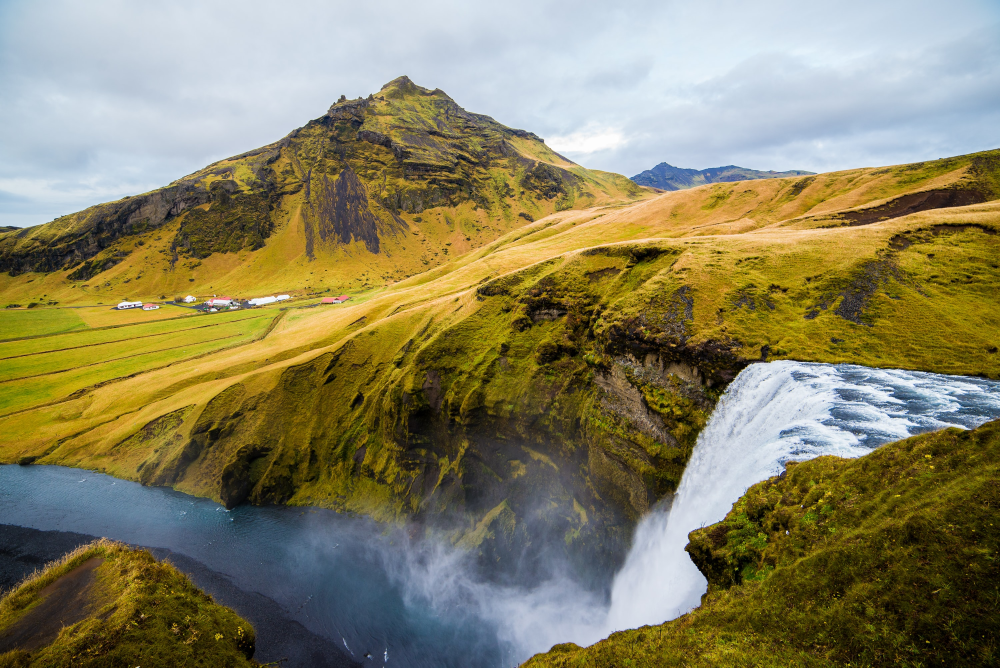
#> input picture Images/1.jpg, 3000 x 2003 px (shown at 1/3 size)
$ python func.py
#> lines starting #> are read from the running program, lines starting #| are printed output that depends on the picture; after the words box and inside, x2 and y2 are one past the last pixel; in counts of white or black regions, pixels touching at a corner belong together
import cv2 as cv
img2 = cv.imread("Images/1.jpg")
#> img2 is the input picture: shape (2003, 3000, 3); mean B, G, R 98.1, 130.1, 135.9


def rescaleFrame(frame, scale=0.2):
#> called with scale = 0.2
    width = int(frame.shape[1] * scale)
#> width = 600
    height = int(frame.shape[0] * scale)
#> height = 400
    dimension = (width, height)
#> dimension = (600, 400)
    return cv.resize(frame, dimension, interpolation=cv.INTER_AREA)
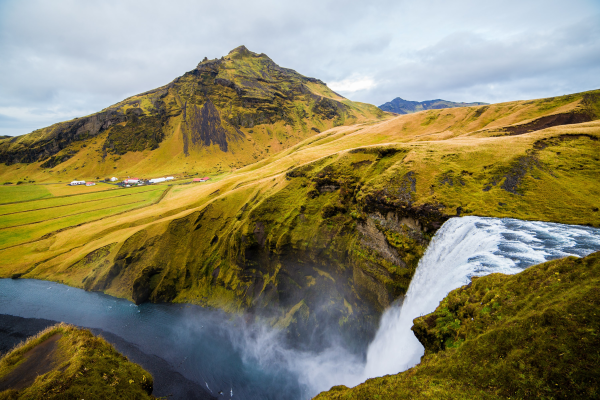
#> returned value: shape (400, 600, 3); mean of channels 0, 1, 2 98.1, 130.1, 135.9; drawn as B, G, R


img = rescaleFrame(img2)
# cv.imshow("Original Image", img)
gray = cv.cvtColor(img, cv.COLOR_BGR2GRAY)
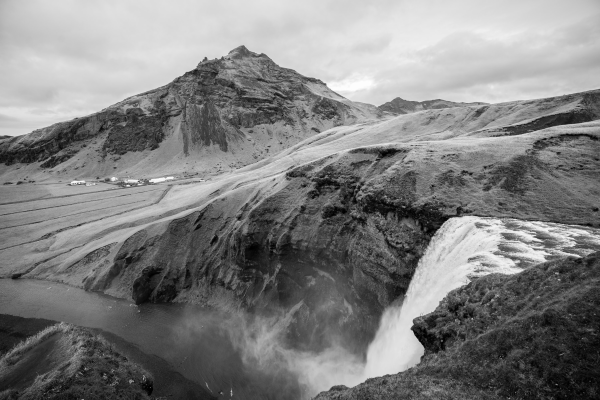
#> gray: shape (400, 600); min 0, max 254, mean 128.2
# cv.imshow('Gray', gray)
# Blur
blur = cv.GaussianBlur(img, (7, 7), cv.BORDER_DEFAULT)
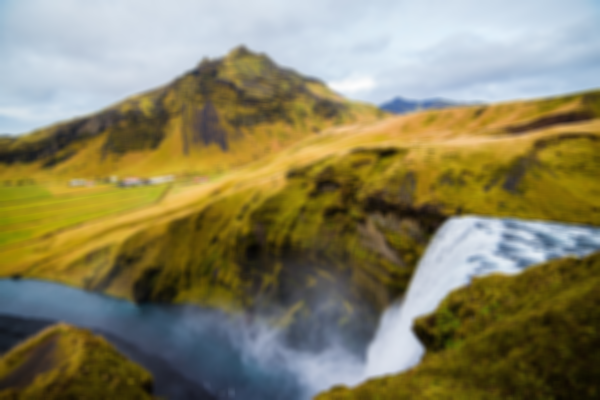
#> blur: shape (400, 600, 3); mean B, G, R 98.1, 130.1, 135.9
# cv.imshow('Blur', blur)
# Edge Cascade
canny = cv.Canny(blur, 125, 175)
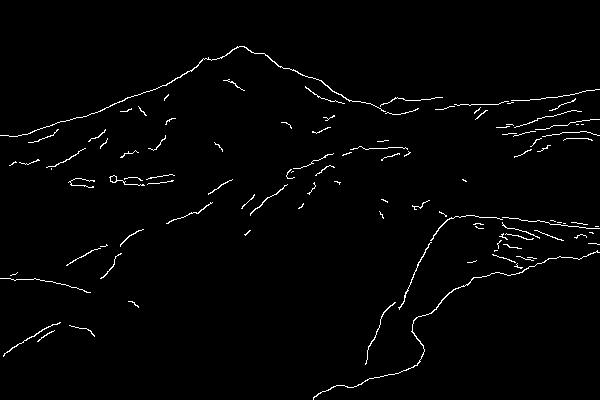
#> canny: shape (400, 600); 1.6% white in thin lines or dots, all inside (x1, y1, x2, y2) = (0, 46, 600, 400)
cv.imshow('Canny', canny)
# Dilating the image
dilated = cv.dilate(canny, (3, 3), iterations=3)
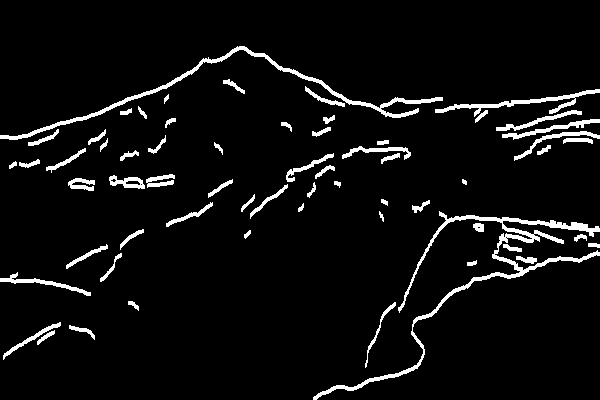
#> dilated: shape (400, 600); 5.4% white; 62 white regions, largest, box (x1, y1, x2, y2) and area: (313, 211, 600, 400) 3073, (0, 46, 443, 140) 2039, (435, 89, 600, 117) 820
cv.imshow("Dilated", dilated)
# eroded
eroded = cv.erode(dilated, (3, 3), iterations=1)
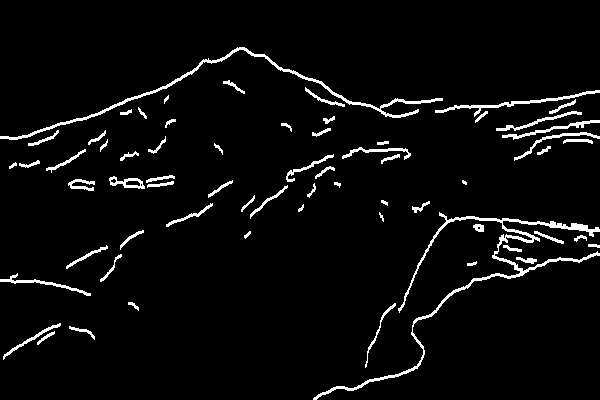
#> eroded: shape (400, 600); 4.2% white; 65 white regions (1 under 20 px), largest, box (x1, y1, x2, y2) and area: (313, 212, 600, 400) 2321, (0, 47, 443, 140) 1558, (435, 90, 600, 117) 534
cv.imshow("Eroded", eroded)

#Resize

resized = cv.resize(img2, (500,500) )
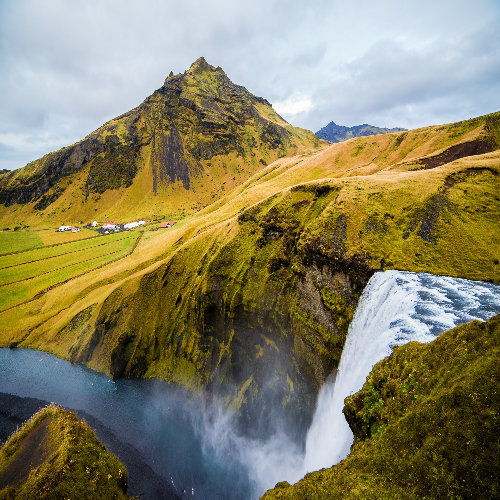
#> resized: shape (500, 500, 3); mean B, G, R 98.1, 130, 135.8
cv.imshow("resized", resized)

cv.waitKey(0)

$ run again, with Images/2.jpg copied over Images/1.jpg
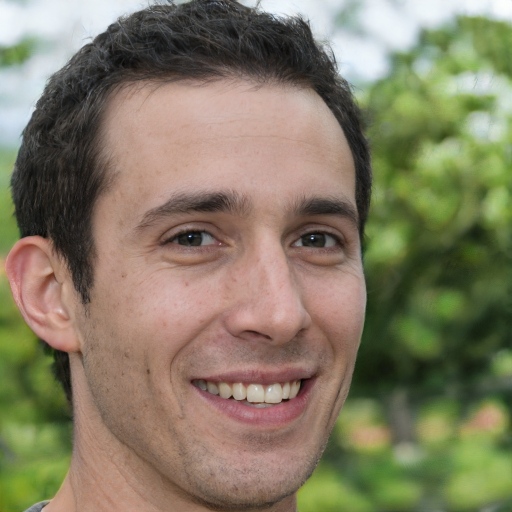
#> input picture Images/2.jpg, 1024 x 1024 px (shown at 1/2 size)
#> img2 is the input picture: shape (1024, 1024, 3); mean B, G, R 99.6, 123.6, 131.3
#> `canny = cv.Canny(blur, 125, 175)`:
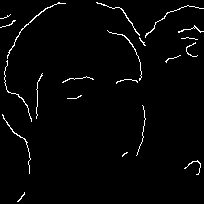
#> canny: shape (204, 204); 2.2% white in thin lines or dots
#> dilated: shape (204, 204); 5.8% white; 18 white regions, largest, box (x1, y1, x2, y2) and area: (4, 2, 66, 125) 469, (145, 5, 204, 41) 258, (96, 2, 146, 49) 241
#> `eroded = cv.erode(dilated, (3, 3), iterations=1)`:
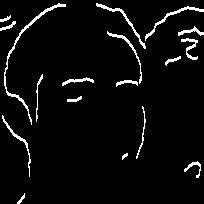
#> eroded: shape (204, 204); 4.6% white in thin lines or dots
